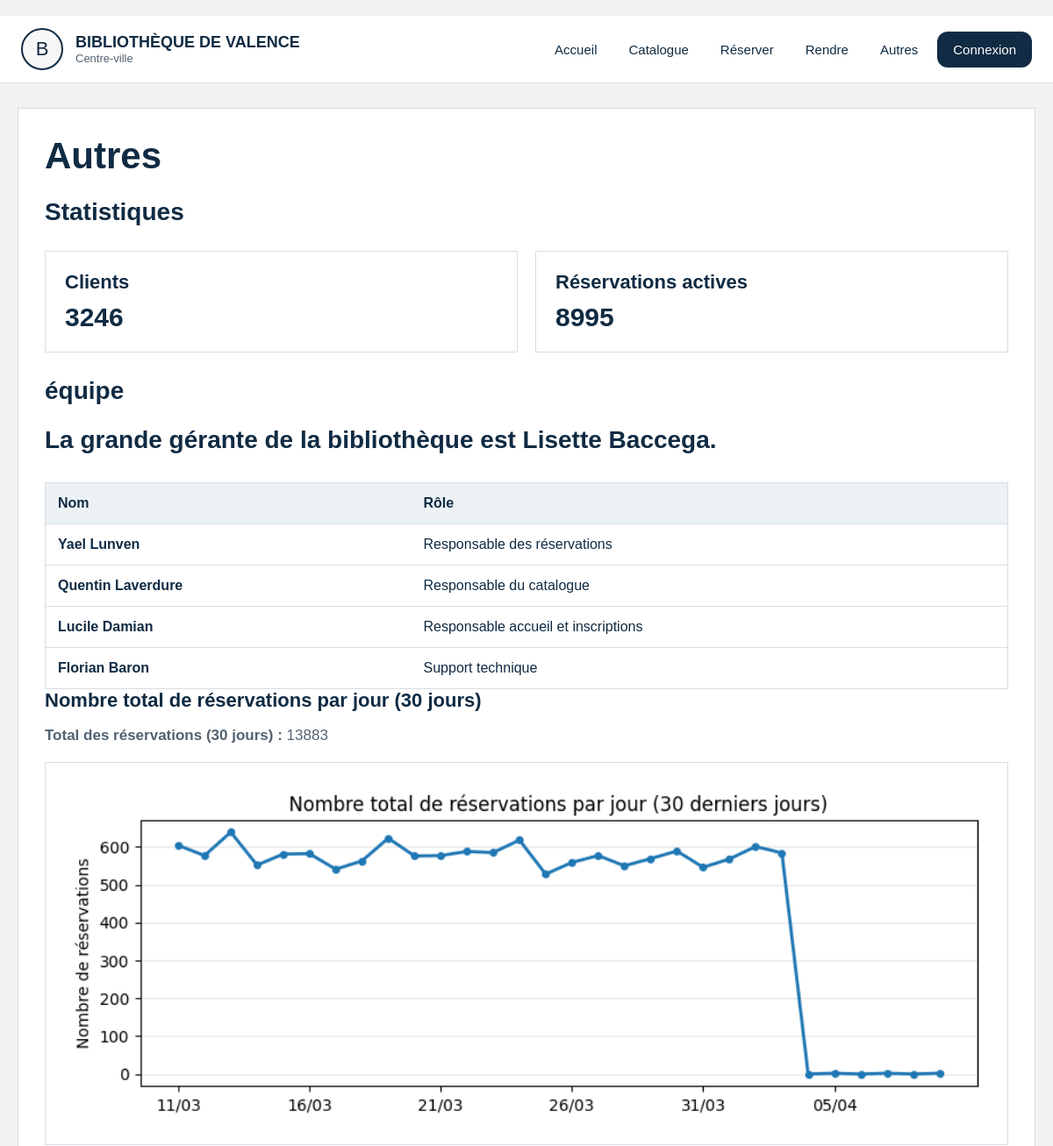
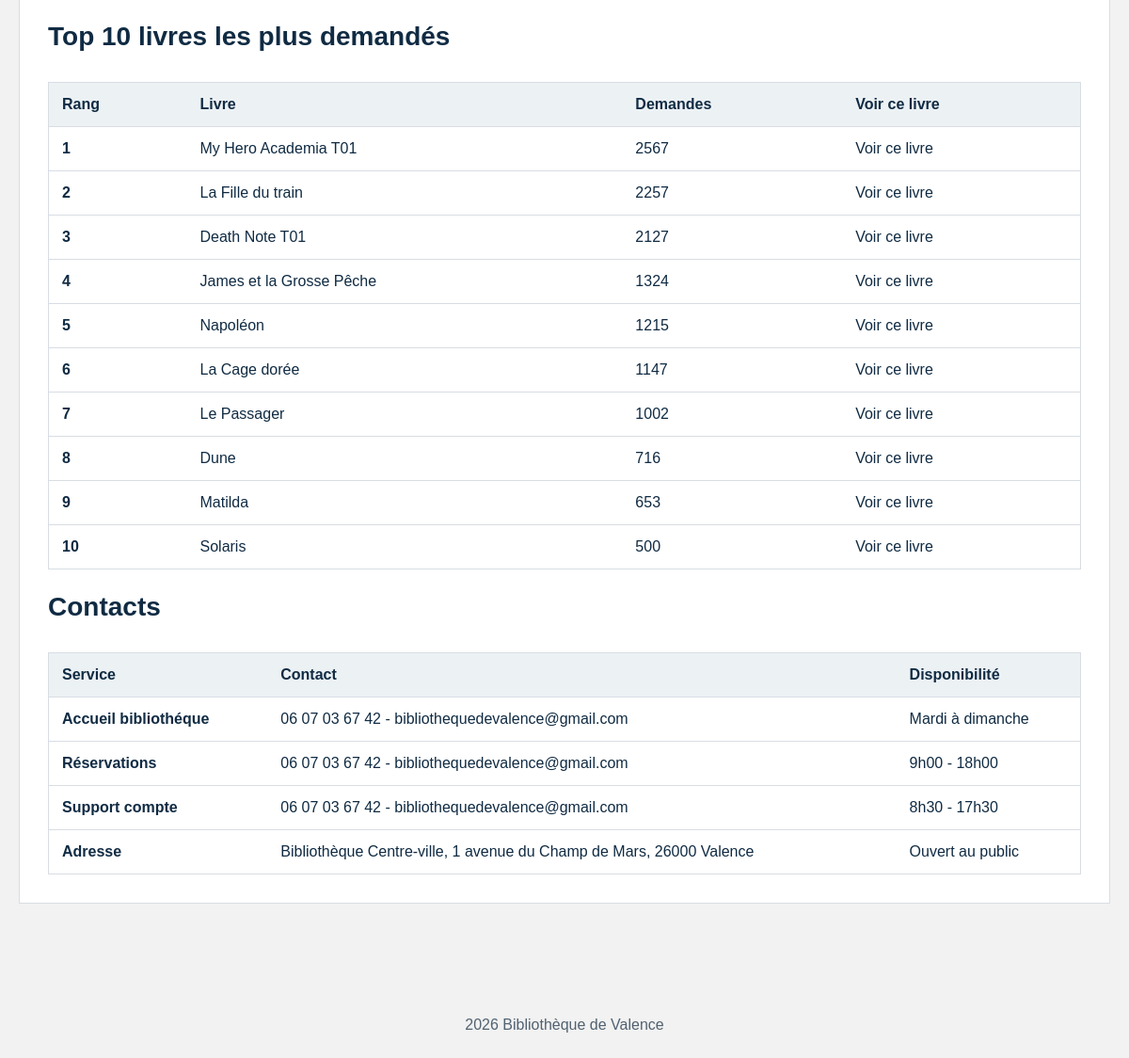
The app's page /statistiques with its own data (2 pictures, top to bottom).
### tables this page shows
CREATE TABLE LIVRE (id_livre INTEGER PRIMARY KEY, nom_livre TEXT, auteur_livre TEXT, maison_edition_livre TEXT, annee_livre NUMERIC, id_categorie NUMERIC REFERENCES CATEGORIE (id_categorie), ISBN_livre NUMERIC, resume TEXT, image TEXT, disponibilité INTEGER, total_exemplaires INTEGER);

### main.py (the view)
@application.route("/autres")
@application.route("/statistiques")
def autres():
    base = bdd()
    nom_table_ligne = table_ligne_livre(base)
    nb_clients = int(base.execute("SELECT COUNT(*) FROM CLIENT").fetchone()[0])
    nb_reservations_actives = int(
        base.execute("SELECT COUNT(*) FROM RESERVATION WHERE date_retour_effective IS NULL").fetchone()[0]
    )
    top_livres_demandes = [
        dict(x)
        for x in base.execute(
            f"""
            SELECT
                l.id_livre,
                l.nom_livre,
                c.nom_categorie,
                COUNT(*) AS nb_demandes
            FROM {nom_table_ligne} ll
            JOIN LIVRE l ON l.id_livre = ll.id_livre
            LEFT JOIN CATEGORIE c ON c.id_categorie = l.id_categorie
            GROUP BY l.id_livre, l.nom_livre, c.nom_categorie
            ORDER BY nb_demandes DESC, l.nom_livre ASC
            LIMIT 10
            """
        ).fetchall()
    ]
    for livre in top_livres_demandes:
        livre["slug_categorie"] = faire_slug(livre.get("nom_categorie") or "")
    total_reservations_30j = 0
    aujourd_hui = date.today()
    date_min = aujourd_hui - timedelta(days=29)
    reservations = base.execute(
        "SELECT date_reservation FROM RESERVATION WHERE date_reservation IS NOT NULL"
    ).fetchall()
    compte_par_jour = Counter()
    for ligne in reservations:
        date_brute = str(ligne["date_reservation"] or "").strip()
        if not date_brute:
            continue
        try:
            jour = datetime.strptime(date_brute, "%d/%m/%Y").date()
        except ValueError:
            continue
        if date_min <= jour <= aujourd_hui:
            compte_par_jour[jour] += 1
    stats_30j = []
    for i in range(30):
        jour = date_min + timedelta(days=i)
        nb = int(compte_par_jour.get(jour, 0))
        total_reservations_30j += nb
        stats_30j.append({"date": jour.strftime("%d/%m"), "nb_reservations": nb})
    stats_chart_image = ""
    stats_chart_error = ""
    if Figure is None:
        stats_chart_error = "Graphique indisponible sur cet environnement (matplotlib absent)."
    else:
        try:
            figure = Figure(figsize=(8.2, 3.1))
            axe = figure.add_subplot(111)
            labels = [x["date"] for x in stats_30j]
            valeurs = [x["nb_reservations"] for x in stats_30j]
            x = list(range(len(labels)))
            axe.plot(x, valeurs, marker="o", linewidth=2, markersize=4, color="#1f77b4")
            axe.set_title("Nombre total de réservations par jour (30 derniers jours)")
            axe.set_ylabel("Nombre de réservations")
            axe.set_xticks(x[::5], [labels[i] for i in x[::5]])
            axe.grid(axis="y", alpha=0.3)
            tampon = BytesIO()
            figure.tight_layout()
            figure.savefig(tampon, format="png")
            stats_chart_image = base64.b64encode(tampon.getvalue()).decode("utf-8")
        except Exception:
            stats_chart_error = "Graphique indisponible sur cet environnement."
    return render_template(
        "autres.html",
        nb_clients=nb_clients,
        nb_reservations_actives=nb_reservations_actives,
        total_reservations_30j=total_reservations_30j,
        stats_chart_image=stats_chart_image,
        stats_chart_error=stats_chart_error,
        top_livres_demandes=top_livres_demandes,
    )

### fonctions.py (called while the page is built)
def bdd(base_path=BASE_DONNEES):
    if "bdd" not in g:
        g.bdd = sqlite3.connect(base_path)
        g.bdd.row_factory = sqlite3.Row
    return g.bdd

def fermer_bdd(_erreur=None):
    connexion = g.pop("bdd", None)
    if connexion:
        connexion.close()

def faire_slug(texte):
    return "-".join(str(texte).strip().lower().split()) # permet de convertir un m eSSage en message

def categories_menu(base_path=BASE_DONNEES):
    try:
        lignes = bdd(base_path).execute(
            "SELECT id_categorie, nom_categorie FROM CATEGORIE ORDER BY id_categorie"
        ).fetchall()
    except Exception:
        return []
    return [
        {
            "id": l["id_categorie"],
            "nom": l["nom_categorie"],
            "categorie_url": faire_slug(l["nom_categorie"]),
        }
        for l in lignes
    ]

def contexte_global(base_path=BASE_DONNEES):
    return {
        "utilisateur": session.get("utilisateur"),
        "admin_connecte": bool(session.get("admin")),
        "menu_categories": categories_menu(base_path),
    }

### main.py (called while the page is built)
def _identifiant_sql(nom):
    return '"' + str(nom).replace('"', '""') + '"'

def table_ligne_livre(base):
    for candidat in ("ligne_livre", "LIGNE LIVRE"):
        trouvee = base.execute(
            "SELECT name FROM sqlite_master WHERE type='table' AND name=? LIMIT 1",
            (candidat,),
        ).fetchone()
        if trouvee:
            return _identifiant_sql(trouvee["name"])
    return _identifiant_sql("ligne_livre")

@application.teardown_appcontext
def nettoyage_bdd(_erreur):
    fermer_bdd(_erreur)

@application.context_processor
def injecter_contexte():
    return contexte_global(BASE_DONNEES)

### templates/autres.html (shortened to what this page needs)
﻿{% extends "base.html" %}
{% block content %}
<h1>Autres</h1>
<h2>Statistiques</h2>
<div class="liste-blocs cartes-stats">
    <div class="bloc">
        <h3>Clients</h3>
        <p>{{ nb_clients }}</p>
    </div>
    <div class="bloc">
        <h3>Réservations actives</h3>
        <p>{{ nb_reservations_actives }}</p>
    </div>
</div>
<h2>équipe</h2>
<h2>La grande gérante de la bibliothèque est <strong>Lisette Baccega</strong>.</h2>
<div class="table-conteneur">
    <table class="tableau-horaires">
        <thead>
            <tr>
                <th>Nom</th>
                <th>Rôle</th>
            </tr>
        </thead>
        <tbody>
            <tr>
                <td>Yael Lunven</td>
                <td>Responsable des réservations</td>
            </tr>
            <tr>
                <td>Quentin Laverdure</td>
                <td>Responsable du catalogue</td>
            </tr>
            <tr>
                <td>Lucile Damian</td>
                <td>Responsable accueil et inscriptions</td>
            </tr>
            <tr>
                <td>Florian Baron</td>
                <td>Support technique</td>
            </tr>
        </tbody>
    </table>
</div>
<h3>Nombre total de réservations par jour (30 jours)</h3>
<p><strong>Total des réservations (30 jours) :</strong> {{ total_reservations_30j }}</p>
{% if stats_chart_image %}
<div class="zone-graphe">
    <img alt="Graphique du nombre total de réservations par jour" class="image-graphe">
</div>
{% else %}
<div class="message-erreur">{{ stats_chart_error or "Graphique indisponible sur cet environnement." }}</div>
{% endif %}
<h2>Top 10 livres les plus demandés</h2>
<div class="table-conteneur">
    <table class="tableau-horaires">
        <thead>
            <tr>
                <th>Rang</th>
                <th>Livre</th>
                <th>Demandes</th>
                <th>Voir ce livre</th>
            </tr>
        </thead>
        <tbody>
            {% for livre in top_livres_demandes %}
            <tr>
                <td>{{ loop.index }}</td>
                <td>{{ livre["nom_livre"] }}</td>
                <td>{{ livre["nb_demandes"] }}</td>
                <td>
                    <a href="/catalogue/{{ livre['slug_categorie'] }}?q={{ livre['nom_livre']|urlencode }}">Voir ce livre</a>
                </td>
            </tr>
            {% else %}
            <tr>
                <td colspan="4">Aucune demande pour le moment.</td>
            </tr>
            {% endfor %}
        </tbody>
    </table>
</div>
<h2>Contacts</h2>
<div class="table-conteneur">
    <table class="tableau-horaires">
        <thead>
            <tr>
                <th>Service</th>
                <th>Contact</th>
                <th>Disponibilité</th>
            </tr>
        </thead>
        <tbody>
            <tr>
                <td>Accueil bibliothéque</td>
                <td>06 07 03 67 42 - bibliothequedevalence@gmail.com</td>
                <td>Mardi à dimanche</td>
            </tr>
            <tr>
                <td>Réservations</td>
                <td>06 07 03 67 42 - bibliothequedevalence@gmail.com</td>
                <td>9h00 - 18h00</td>
            </tr>
            <tr>
                <td>Support compte</td>
                <td>06 07 03 67 42 - bibliothequedevalence@gmail.com</td>
                <td>8h30 - 17h30</td>
            </tr>
            <tr>
                <td>Adresse</td>
                <td>Bibliothèque Centre-ville, 1 avenue du Champ de Mars, 26000 Valence</td>
                <td>Ouvert au public</td>
            </tr>
        </tbody>
    </table>
</div>
{% endblock %}

### static/style.css (style rules this page uses)
* { box-sizing:border-box; }
body { margin:0; font-family:Arial, sans-serif; background:var(--fond); color:var(--bleu); }
a { text-decoration:none; color:inherit; }
img { max-width:100%; }
.bloc-principal h1 { margin:0 0 10px 0; font-size:42px; }
.bloc-principal h2 { margin:24px 0 12px 0; font-size:28px; }
.bloc-principal h3 { margin:0 0 8px 0; font-size:22px; }
.bloc-principal p { color:var(--gris); font-size:17px; }
.liste-blocs { display:grid; grid-template-columns:repeat(auto-fit,minmax(240px,1fr)); gap:20px; margin:28px 0; }
.bloc { display:block; background:var(--blanc); border:1px solid var(--gris-clair); padding:22px; }
.bloc h3 { margin:0 0 10px 0; }
.bloc p { margin:0; }
.tableau-horaires { width:100%; border-collapse:collapse; background:var(--blanc); border:1px solid var(--gris-clair); margin-top:20px; }
.tableau-horaires th, .tableau-horaires td { padding:14px; border-bottom:1px solid var(--gris-clair); text-align:left; }
.tableau-horaires th { background:#ecf1f4; }
.tableau-horaires td:first-child { font-weight:bold; color:var(--bleu); }
.table-conteneur { overflow:auto; }
.cartes-stats .bloc p { font-size:30px; font-weight:bold; color:var(--bleu); }
.zone-graphe { margin-top:20px; padding:16px; border:1px solid var(--gris-clair); background:#fff; }
.image-graphe { width:100%; height:auto; display:block; }

### records on screen
LIVRE: nom_livre "My Hero Academia T01", nb_demandes "2567"
LIVRE: nom_livre "La Fille du train", nb_demandes "2257"
LIVRE: nom_livre "Death Note T01", nb_demandes "2127"
LIVRE: nom_livre "James et la Grosse Pêche", nb_demandes "1324"
LIVRE: nom_livre "Napoléon", nb_demandes "1215"
LIVRE: nom_livre "La Cage dorée", nb_demandes "1147"
LIVRE: nom_livre "Le Passager", nb_demandes "1002"
LIVRE: nom_livre "Dune", nb_demandes "716"
LIVRE: nom_livre "Matilda", nb_demandes "653"
LIVRE: nom_livre "Solaris", nb_demandes "500"

### other values on screen
{{ nb_clients }} "3246"
{{ nb_reservations_actives }} "8995"
{{ total_reservations_30j }} "13883"
